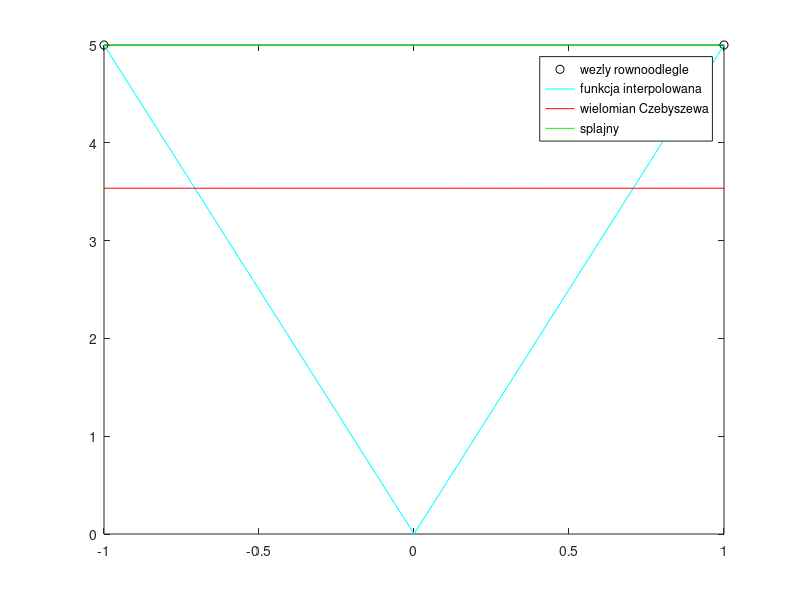

Write MATLAB code to recreate this figure.
n=1; a=-1;b=1;step1=(b-a)/n;x=a:step1:b;y=abs(5*x);for i=0:n xc(i+1)=cos((2*i+1)*pi/(2*n+2)); end;yc=abs(5*xc);step2=(b-a)/100;xt=a:step2:b;wnc=polyfit(xc,yc,n);ywnc=polyval(wnc,xt);ysp=spline(x,y,xt);plot(x,y,'ko',xt,abs(5*xt),'c-',xt,ywnc,'r-',xt,ysp,'g-');legend('wezly rownoodlegle','funkcja interpolowana','wielomian Czebyszewa','splajny');